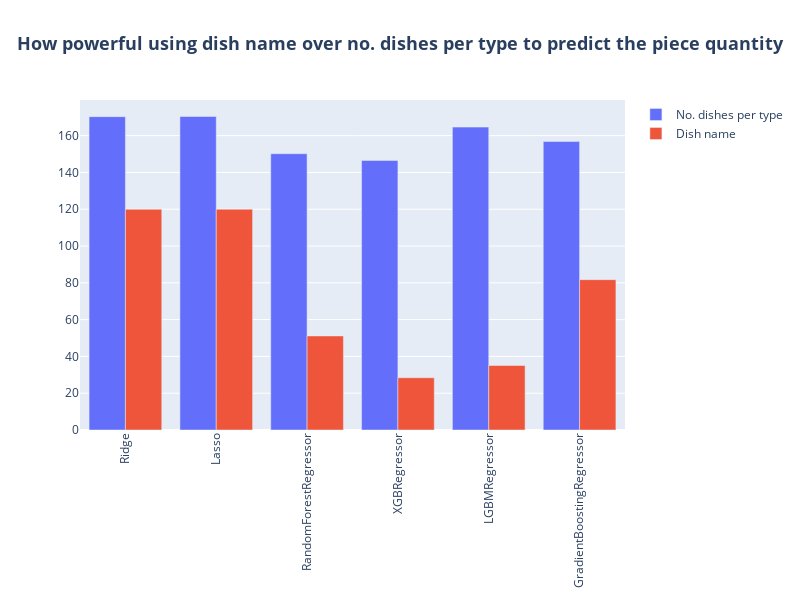

The cell this chart's notebook holds for it:
### Code cell
fig = make_subplots(
    rows=1, cols=1,
    specs=[
        [{'type': 'bar'}]
    ]
)

fig.add_trace(
    go.Bar(x=rmse_nodish_per_type['model'], y=rmse_nodish_per_type['rmse'], name='No. dishes per type'),
    row=1, col=1
)
fig.add_trace(
    go.Bar(x=rmse_dishname['model'], y=rmse_dishname['rmse'], name='Dish name'),
    row=1, col=1
)

fig.update_layout(
    height=600, 
    width=800,
    title_text="<b>How powerful using dish name over no. dishes per type to predict the piece quantity</b>",
    title_font_size=18,
    xaxis_tickangle=-90,
    title_x=0.5,
)
fig.show()

### Figure 1 — Plotly figure (JSON) as saved in the notebook; plotly's stock layout.template omitted (floating-point values rounded to 4 significant figures)
{"data": [{"name": "No. dishes per type", "type": "bar", "x": ["Ridge", "Lasso", "RandomForestRegressor", "XGBRegressor", "LGBMRegressor", "GradientBoostingRegressor"], "xaxis": "x", "y": [170.3, 170.4, 150.2, 146.5, 164.6, 156.8], "yaxis": "y"}, {"name": "Dish name", "type": "bar", "x": ["Ridge", "Lasso", "RandomForestRegressor", "XGBRegressor", "LGBMRegressor", "GradientBoostingRegressor"], "xaxis": "x", "y": [120.0, 120.0, 51.12, 28.4, 35.04, 81.72], "yaxis": "y"}], "layout": {"height": 600, "title": {"font": {"size": 18}, "text": "<b>How powerful using dish name over no. dishes per type to predict the piece quantity</b>", "x": 0.5}, "width": 800, "xaxis": {"anchor": "y", "domain": [0, 1], "tickangle": -90}, "yaxis": {"anchor": "x", "domain": [0, 1]}}}
